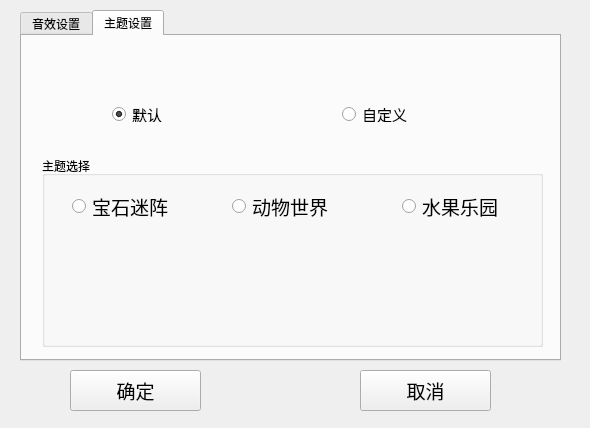
<?xml version="1.0" encoding="UTF-8"?>
<ui version="4.0">
 <class>CSetDlg</class>
 <widget class="QWidget" name="CSetDlg">
  <property name="geometry">
   <rect>
    <x>0</x>
    <y>0</y>
    <width>590</width>
    <height>428</height>
   </rect>
  </property>
  <property name="windowTitle">
   <string>Form</string>
  </property>
  <widget class="QTabWidget" name="tabWidget">
   <property name="geometry">
    <rect>
     <x>20</x>
     <y>10</y>
     <width>541</width>
     <height>351</height>
    </rect>
   </property>
   <property name="currentIndex">
    <number>1</number>
   </property>
   <widget class="QWidget" name="sound">
    <attribute name="title">
     <string>音效设置</string>
    </attribute>
    <widget class="QGroupBox" name="groupBox">
     <property name="geometry">
      <rect>
       <x>20</x>
       <y>20</y>
       <width>501</width>
       <height>81</height>
      </rect>
     </property>
     <property name="title">
      <string>音效设置</string>
     </property>
     <widget class="QCheckBox" name="checkBox">
      <property name="geometry">
       <rect>
        <x>90</x>
        <y>30</y>
        <width>101</width>
        <height>21</height>
       </rect>
      </property>
      <property name="font">
       <font>
        <family>AcadEref</family>
        <pointsize>11</pointsize>
       </font>
      </property>
      <property name="text">
       <string>背景音乐</string>
      </property>
      <property name="checked">
       <bool>true</bool>
      </property>
     </widget>
     <widget class="QCheckBox" name="checkBox_2">
      <property name="geometry">
       <rect>
        <x>320</x>
        <y>30</y>
        <width>91</width>
        <height>21</height>
       </rect>
      </property>
      <property name="font">
       <font>
        <family>AcadEref</family>
        <pointsize>11</pointsize>
       </font>
      </property>
      <property name="text">
       <string>音效</string>
      </property>
      <property name="checked">
       <bool>true</bool>
      </property>
     </widget>
    </widget>
    <widget class="QGroupBox" name="groupBox_2">
     <property name="geometry">
      <rect>
       <x>20</x>
       <y>120</y>
       <width>501</width>
       <height>191</height>
      </rect>
     </property>
     <property name="title">
      <string>背景音乐设置</string>
     </property>
     <widget class="QRadioButton" name="radioButton">
      <property name="geometry">
       <rect>
        <x>90</x>
        <y>40</y>
        <width>89</width>
        <height>16</height>
       </rect>
      </property>
      <property name="text">
       <string>默认</string>
      </property>
      <property name="checked">
       <bool>true</bool>
      </property>
     </widget>
     <widget class="QRadioButton" name="radioButton_2">
      <property name="geometry">
       <rect>
        <x>320</x>
        <y>40</y>
        <width>89</width>
        <height>16</height>
       </rect>
      </property>
      <property name="text">
       <string>自定义</string>
      </property>
     </widget>
     <widget class="QLineEdit" name="lineEdit">
      <property name="enabled">
       <bool>true</bool>
      </property>
      <property name="geometry">
       <rect>
        <x>80</x>
        <y>110</y>
        <width>241</width>
        <height>20</height>
       </rect>
      </property>
      <property name="readOnly">
       <bool>true</bool>
      </property>
     </widget>
     <widget class="QPushButton" name="pushButton_3">
      <property name="enabled">
       <bool>true</bool>
      </property>
      <property name="geometry">
       <rect>
        <x>340</x>
        <y>110</y>
        <width>75</width>
        <height>23</height>
       </rect>
      </property>
      <property name="text">
       <string>浏览</string>
      </property>
     </widget>
    </widget>
   </widget>
   <widget class="QWidget" name="theme">
    <attribute name="title">
     <string>主题设置</string>
    </attribute>
    <widget class="QRadioButton" name="radioButton_3">
     <property name="geometry">
      <rect>
       <x>90</x>
       <y>70</y>
       <width>81</width>
       <height>16</height>
      </rect>
     </property>
     <property name="font">
      <font>
       <family>AcadEref</family>
       <pointsize>11</pointsize>
      </font>
     </property>
     <property name="text">
      <string>默认</string>
     </property>
     <property name="checked">
      <bool>true</bool>
     </property>
    </widget>
    <widget class="QRadioButton" name="radioButton_4">
     <property name="geometry">
      <rect>
       <x>320</x>
       <y>70</y>
       <width>89</width>
       <height>16</height>
      </rect>
     </property>
     <property name="font">
      <font>
       <family>AcadEref</family>
       <pointsize>11</pointsize>
      </font>
     </property>
     <property name="text">
      <string>自定义</string>
     </property>
    </widget>
    <widget class="QGroupBox" name="groupBox_3">
     <property name="geometry">
      <rect>
       <x>20</x>
       <y>120</y>
       <width>501</width>
       <height>191</height>
      </rect>
     </property>
     <property name="title">
      <string>主题选择</string>
     </property>
     <widget class="QRadioButton" name="theme1SelectBtn">
      <property name="geometry">
       <rect>
        <x>30</x>
        <y>30</y>
        <width>131</width>
        <height>41</height>
       </rect>
      </property>
      <property name="font">
       <font>
        <family>AcadEref</family>
        <pointsize>14</pointsize>
       </font>
      </property>
      <property name="text">
       <string>宝石迷阵</string>
      </property>
     </widget>
     <widget class="QRadioButton" name="theme2SelectBtn">
      <property name="geometry">
       <rect>
        <x>190</x>
        <y>30</y>
        <width>121</width>
        <height>41</height>
       </rect>
      </property>
      <property name="font">
       <font>
        <family>AcadEref</family>
        <pointsize>14</pointsize>
       </font>
      </property>
      <property name="text">
       <string>动物世界</string>
      </property>
     </widget>
     <widget class="QRadioButton" name="theme3SelectBtn">
      <property name="geometry">
       <rect>
        <x>360</x>
        <y>30</y>
        <width>131</width>
        <height>41</height>
       </rect>
      </property>
      <property name="font">
       <font>
        <family>AcadEref</family>
        <pointsize>14</pointsize>
       </font>
      </property>
      <property name="text">
       <string>水果乐园</string>
      </property>
     </widget>
     <widget class="QLabel" name="label">
      <property name="geometry">
       <rect>
        <x>110</x>
        <y>70</y>
        <width>261</width>
        <height>131</height>
       </rect>
      </property>
      <property name="text">
       <string/>
      </property>
     </widget>
    </widget>
   </widget>
  </widget>
  <widget class="QPushButton" name="pushButton">
   <property name="geometry">
    <rect>
     <x>70</x>
     <y>370</y>
     <width>131</width>
     <height>41</height>
    </rect>
   </property>
   <property name="font">
    <font>
     <family>AcadEref</family>
     <pointsize>14</pointsize>
    </font>
   </property>
   <property name="text">
    <string>确定</string>
   </property>
  </widget>
  <widget class="QPushButton" name="pushButton_2">
   <property name="geometry">
    <rect>
     <x>360</x>
     <y>370</y>
     <width>131</width>
     <height>41</height>
    </rect>
   </property>
   <property name="font">
    <font>
     <family>AcadEref</family>
     <pointsize>14</pointsize>
    </font>
   </property>
   <property name="text">
    <string>取消</string>
   </property>
  </widget>
 </widget>
 <resources/>
 <connections/>
</ui>
